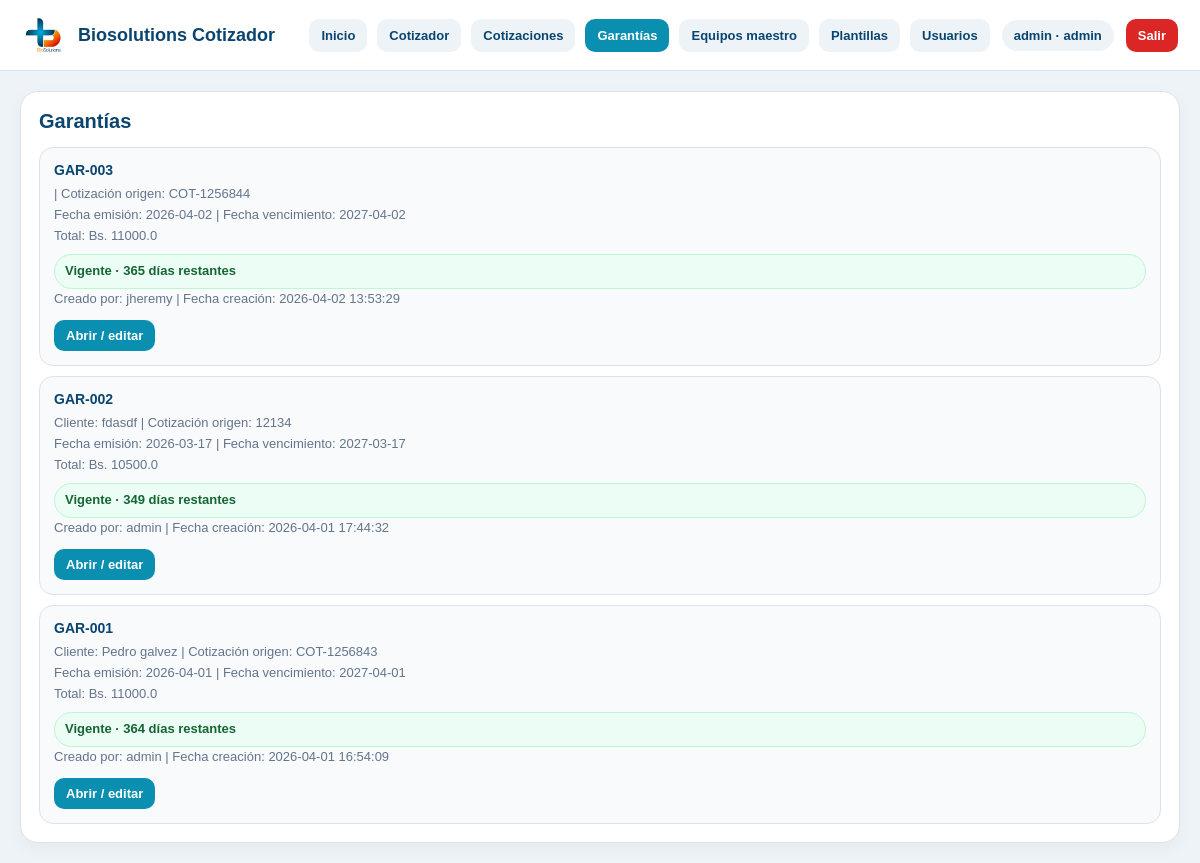
Page /garantias (signed in) on the earlier database version.
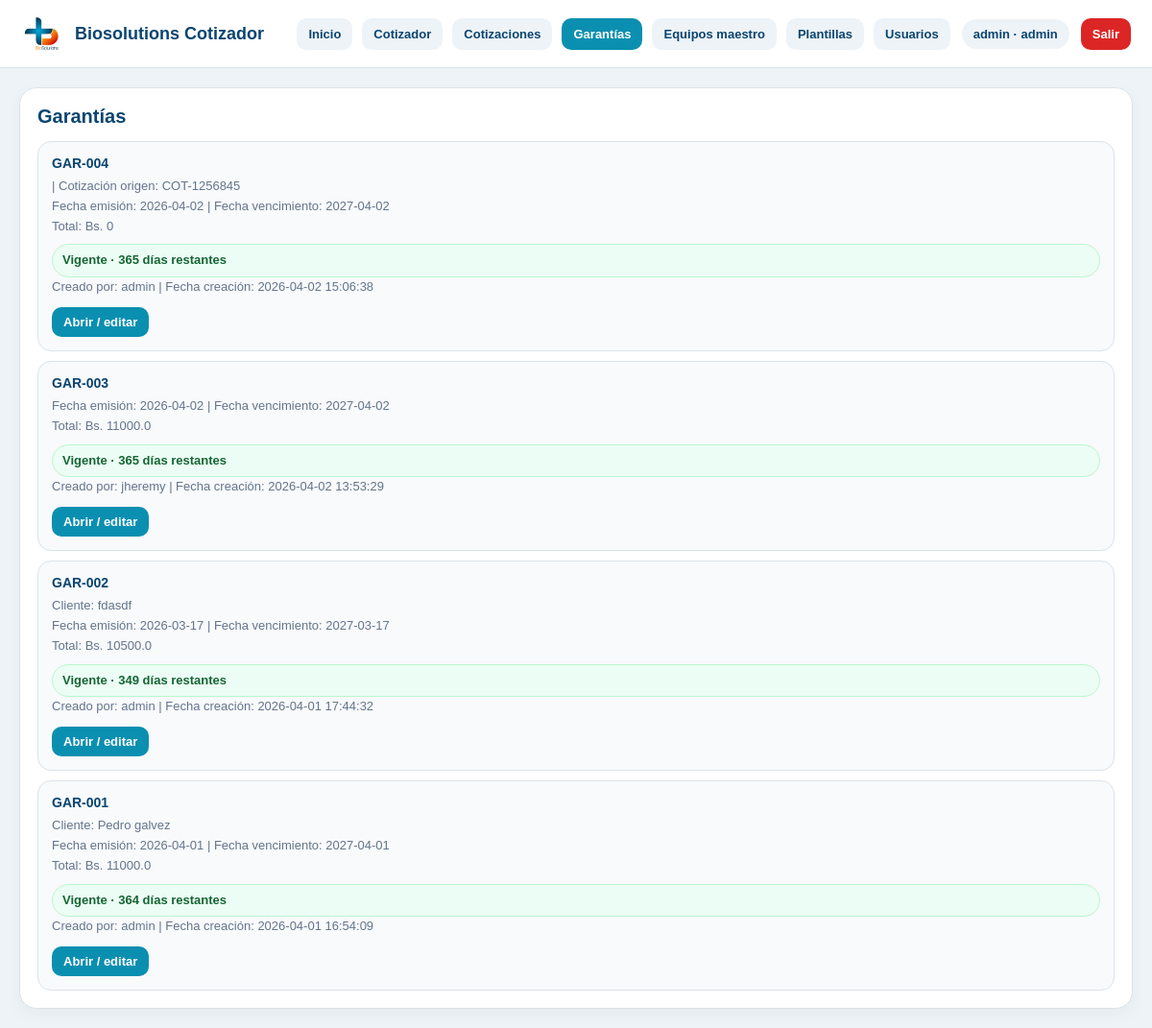
Same page on the later database version.
### tables this page shows
CREATE TABLE garantias (
            id INTEGER PRIMARY KEY AUTOINCREMENT,
            cotizacion_id INTEGER NOT NULL,
            numero_garantia TEXT,
            fecha_emision TEXT,
            fecha_vencimiento TEXT,
            cliente_nombre TEXT,
            cliente_documento TEXT,
            texto_garantia TEXT,
            total REAL DEFAULT 0,
            payload_json TEXT,
            creado_por_user_id INTEGER,
            actualizado_por_user_id INTEGER,
            creado_en TEXT DEFAULT CURRENT_TIMESTAMP,
            actualizado_en TEXT DEFAULT CURRENT_TIMESTAMP
        );

CREATE TABLE cotizaciones (
    id INTEGER PRIMARY KEY AUTOINCREMENT,
    numero TEXT,
    fecha TEXT,
    cliente TEXT,
    atencion TEXT,
    ciudad TEXT,
    validez TEXT,
    forma_pago TEXT,
    observaciones TEXT,
    moneda TEXT DEFAULT 'BOB',
    total REAL DEFAULT 0,
    estado TEXT DEFAULT 'borrador'
, payload_json TEXT, creado_por_user_id INTEGER, actualizado_por_user_id INTEGER, creado_en TEXT, actualizado_en TEXT, estado_documental TEXT DEFAULT 'borrador');

CREATE TABLE usuarios (
    id INTEGER PRIMARY KEY AUTOINCREMENT,
    username TEXT NOT NULL UNIQUE,
    password_hash TEXT NOT NULL,
    nombre TEXT,
    rol TEXT NOT NULL DEFAULT 'editor',
    activo INTEGER NOT NULL DEFAULT 1,
    creado_en TEXT NOT NULL DEFAULT CURRENT_TIMESTAMP
);

### app.py (the view)
@app.route("/garantias")
@login_required
def garantias_page():
    conn = get_db_connection()
    ensure_auth_schema(conn)
    garantias_rows = conn.execute("""
        SELECT
            g.*,
            c.numero AS cotizacion_numero,
            uc.username AS creado_por_username,
            ua.username AS actualizado_por_username
        FROM garantias g
        LEFT JOIN cotizaciones c ON c.id = g.cotizacion_id
        LEFT JOIN usuarios uc ON uc.id = g.creado_por_user_id
        LEFT JOIN usuarios ua ON ua.id = g.actualizado_por_user_id
        ORDER BY g.id DESC
    """).fetchall()
    garantias = []
    for row in garantias_rows:
        item = dict(row)
        item["estado_calculado"] = get_garantia_status(row["fecha_vencimiento"])
        item["dias_restantes"] = get_garantia_days_remaining(row["fecha_vencimiento"])
        garantias.append(item)
    conn.close()
    return render_template("garantias.html", garantias=garantias, active_page="garantias")

### app.py (called while the page is built)
def get_db_connection():
    conn = sqlite3.connect(DB_PATH, timeout=10)
    conn.row_factory = sqlite3.Row
    return conn

def ensure_payload_json_column(conn):
    columns = conn.execute("PRAGMA table_info(cotizaciones)").fetchall()
    column_names = [col["name"] for col in columns]
    if "payload_json" not in column_names:
        conn.execute("ALTER TABLE cotizaciones ADD COLUMN payload_json TEXT")
        conn.commit()

def ensure_users_table(conn):
    conn.execute("""
        CREATE TABLE IF NOT EXISTS usuarios (
            id INTEGER PRIMARY KEY AUTOINCREMENT,
            username TEXT NOT NULL UNIQUE,
            password_hash TEXT NOT NULL,
            nombre TEXT,
            rol TEXT NOT NULL DEFAULT 'editor',
            activo INTEGER NOT NULL DEFAULT 1,
            creado_en TEXT NOT NULL DEFAULT CURRENT_TIMESTAMP
        )
    """)
    conn.commit()

def ensure_documentos_schema(conn):
    ensure_payload_json_column(conn)
    ensure_cotizaciones_audit_columns(conn)
    ensure_cotizacion_documental_column(conn)
    ensure_entregas_table(conn)
    ensure_garantias_table(conn)

def ensure_auth_schema(conn):
    ensure_users_table(conn)
    ensure_documentos_schema(conn)

### templates/garantias.html (shortened to what this page needs)
{% extends "base.html" %}
{% block content %}
<section class="page-card">
  <h2>Garantías</h2>
  {% if garantias %}
    <div class="lib-list">
      {% for g in garantias %}
        <div class="lib-card">
          <strong>{{ g["numero_garantia"] or "Sin número" }}</strong>
          <span>
            {% if g["cliente_nombre"] %}Cliente: {{ g["cliente_nombre"] }}{% endif %}
            {% if g["cotizacion_numero"] %} | Cotización origen: {{ g["cotizacion_numero"] }}{% endif %}
          </span>
          <span>
            {% if g["fecha_emision"] %}Fecha emisión: {{ g["fecha_emision"] }}{% endif %}
            {% if g["fecha_vencimiento"] %} | Fecha vencimiento: {{ g["fecha_vencimiento"] }}{% endif %}
          </span>
          <span>
            Total: Bs. {{ g["total"] or 0 }}
          </span>
          {% if g["estado_calculado"] == "vigente" %}
            <span class="status-chip vigente">Vigente{% if g["dias_restantes"] is not none %} · {{ g["dias_restantes"] }} días restantes{% endif %}</span>
          {% elif g["estado_calculado"] == "proxima_a_vencer" %}
            <span class="status-chip proxima">Próxima a vencer{% if g["dias_restantes"] is not none %} · {{ g["dias_restantes"] }} días restantes{% endif %}</span>
          {% elif g["estado_calculado"] == "vencida" %}
            <span class="status-chip vencida">Vencida{% if g["dias_restantes"] is not none %} · {{ g["dias_restantes"]|abs }} días{% endif %}</span>
          {% else %}
            <span class="status-chip">Sin fecha</span>
          {% endif %}
           <span>
            Creado por: {{ g["creado_por_username"] or "N/D" }}
            {% if g["creado_en"] %} | Fecha creación: {{ g["creado_en"] }}{% endif %}
          </span>
          <div class="actions">
            <a href="{{ url_for('garantia_detail_page', garantia_id=g['id']) }}">Abrir / editar</a>
          </div>
        </div>
      {% endfor %}
    </div>
  {% else %}
    <p class="tiny-note">Todavía no hay garantías generadas.</p>
  {% endif %}
</section>
{% endblock %}

Differences in the rows shown:
added garantias: numero_garantia "GAR-004", cotizacion_numero "COT-1256845", fecha_emision "2026-04-02", fecha_vencimiento "2027-04-02", total "0", dias_restantes "365", username "admin", creado_en "2026-04-02 15:06:38"
shown differently, row unchanged: garantias "GAR-003": cotizacion_numero "COT-1256844" → (not shown)
shown differently, row unchanged: garantias "GAR-002": cotizacion_numero "12134" → (not shown)
shown differently, row unchanged: garantias "GAR-001": cotizacion_numero "COT-1256843" → (not shown)
